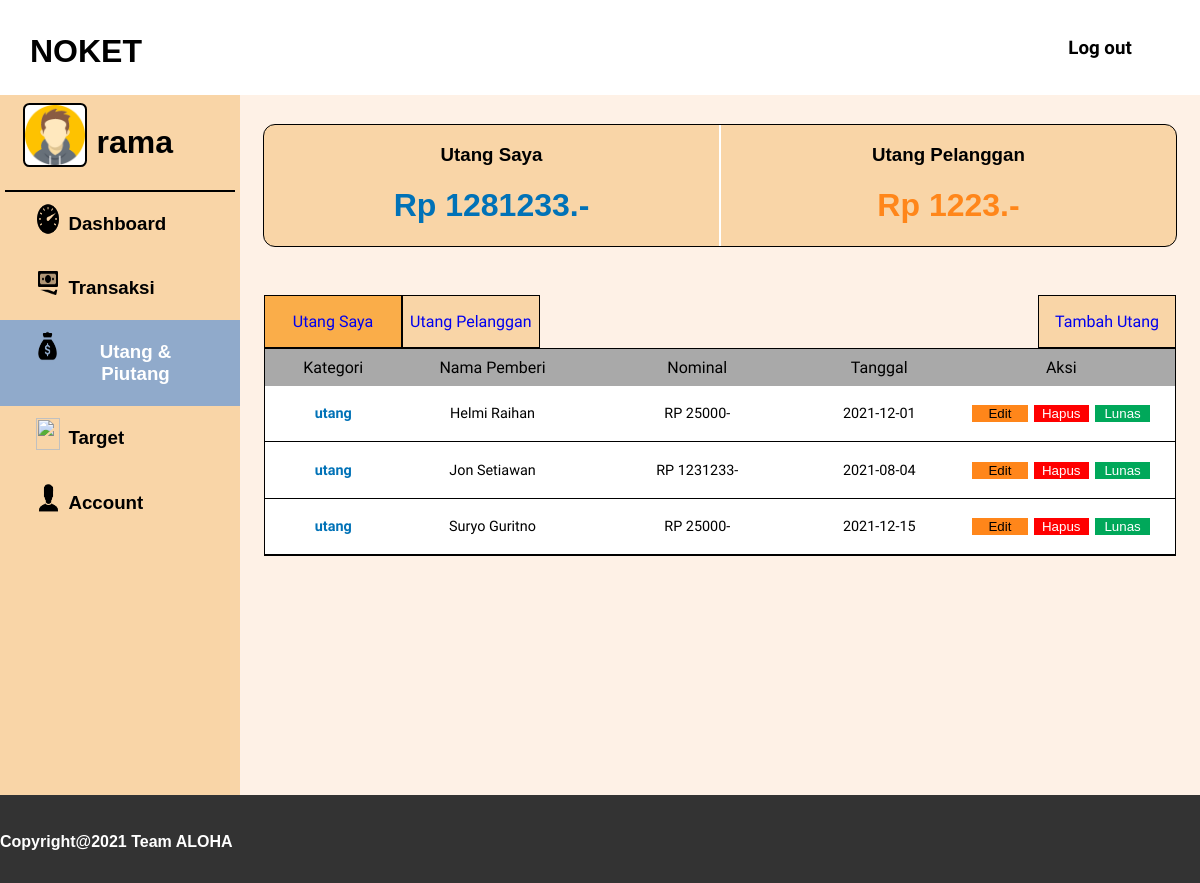
Before: /utang.php (signed in) with the older database file.
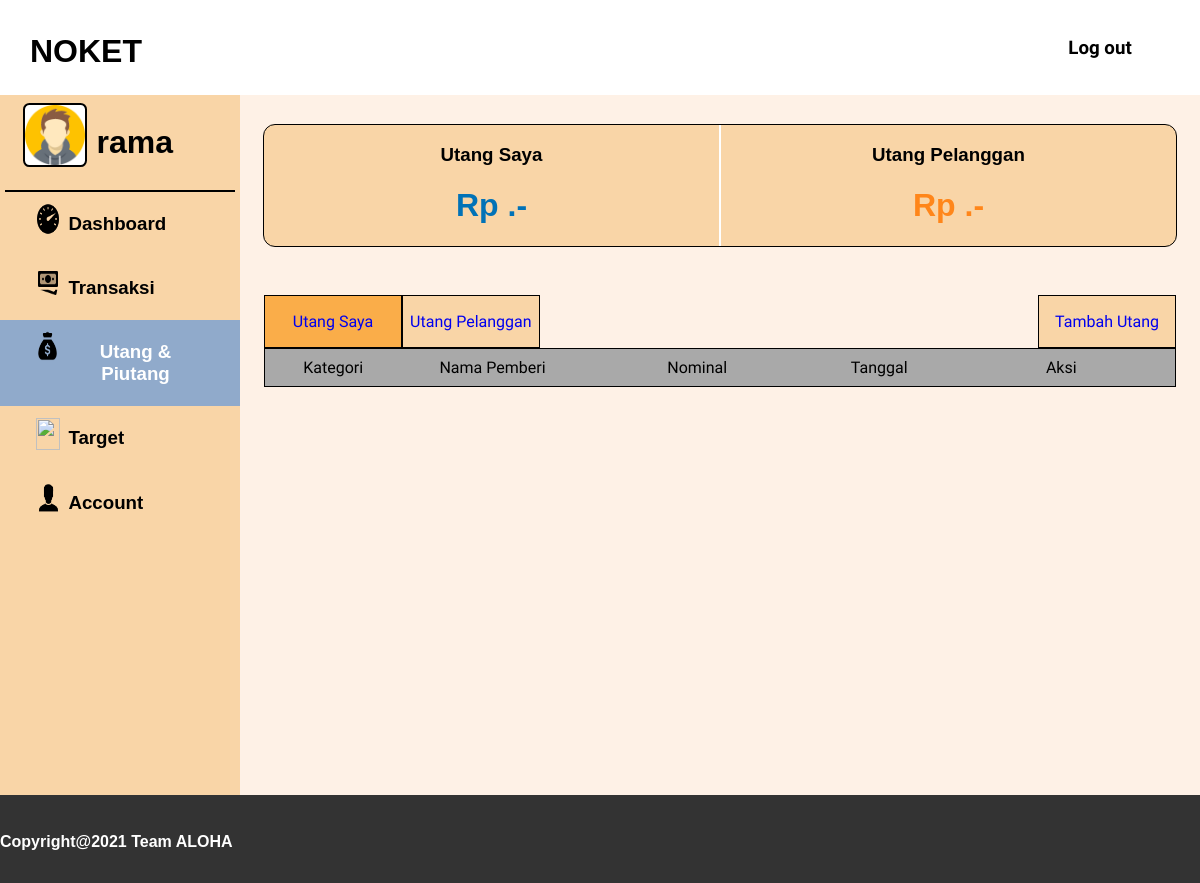
After: the same page with the newer database file.
### tables this page shows
CREATE TABLE `catatanutang` (
  `id` int(255) NOT NULL,
  `jumlah` int(255) NOT NULL,
  `tanggal` date NOT NULL,
  `id_pengguna` int(255) NOT NULL,
  `id_subkategori` int(255) NOT NULL,
  `id_instansi` int(255) NOT NULL
);

CREATE TABLE `subkategori` (
  `id` int(255) NOT NULL,
  `nama` varchar(255) NOT NULL,
  `id_kategori` int(255) NOT NULL
);

CREATE TABLE `instansi` (
  `id` int(255) NOT NULL,
  `nama` text NOT NULL
);

### utang.php (the view, shortened to what this page needs)
<?php
    include 'php/koneksi.php';
    $sql2 = "SELECT cu.id AS id,sk.nama AS kategori, i.nama AS nama , cu.jumlah, cu.tanggal FROM catatanutang cu INNER JOIN subkategori sk ON cu.id_subkategori = sk.id INNER JOIN kategoricatatan kc ON sk.id_kategori = kc.id INNER JOIN instansi i ON cu.id_instansi = i.id WHERE cu.id_pengguna = '$_SESSION[id]' AND sk.id_kategori = 3;" ;
    $result2 = mysqli_query($conn, $sql2);
    $sql3 = "SELECT SUM(ck.jumlah) AS jumlah FROM catatanutang ck INNER JOIN subkategori sk ON ck.id_subkategori = sk.id WHERE sk.id = 3;";
    $result3 = mysqli_query($conn, $sql3);
    $row3 = mysqli_fetch_assoc($result3);
    $sql4 = "SELECT SUM(ck.jumlah) AS jumlah FROM catatanutang ck INNER JOIN subkategori sk ON ck.id_subkategori = sk.id WHERE sk.id = 4;";
    $result4 = mysqli_query($conn, $sql4);
    $row4 = mysqli_fetch_assoc($result4);
?>
<html>
    <head>
        <link rel="stylesheet" href="css/utang.css">
    </head>
    <body>
    <div id="page">
         <div class = "navbar">
            <div class="navbarLogo">
                <h1>NOKET<h1>
            </div>
                <nav>
                        <ul class="navbarMenu">
                            <li><h3><a href="php/logout.php">Log out</a></h3></li>
                        </ul>
                </nav>
        </div>
        <div id="isi-page">
            <div id="sidebar">
                <div class="sidebar-item-profile">
                    <div id="sidebar-image-container">
                        <img src="foto/avatar-icon.png" alt="#" id="sidebar-image-profile">
                        <h1><?php echo $_SESSION['username']; ?></h1>
                    </div>
                </div>
                <a href="mainPage.php" class="sidebar-item-container">
                    <div class="sidebar-item">
                        <div id="sidebar-item-icon">
                            <img src="foto/icons8-dashboard-100.png" alt="" id="sidebar-image">
                        </div>
                        <div class="sidebar-item-text">
                            <h3>Dashboard</h3>
                        </div>
                    </div>
                </a>
                <a href="#" class="sidebar-item-container collapsible">
                    <div class="sidebar-item">
                        <div id="sidebar-item-icon">
                            <img src="foto/icons8-money-96.png" alt="" id="sidebar-image">
                        </div>
                        <div class="sidebar-item-text">
                            <h3>Transaksi</h3>
                        </div>
                    </div>
                </a>
                <a href="#" class="sidebar-item-container collapsible selected">
                    <div class="sidebar-item">
                        <div id="sidebar-item-icon">
                            <img src="foto/icons8-money-bag-90.png" alt="" id="sidebar-image">
                        </div>
                        <div class="sidebar-item-text">
                            <h3>Utang & Piutang</h3>
                        </div>
                    </div>
                </a>
                <a href="#" class="sidebar-item-container">
                    <div class="sidebar-item">
                        <div id="sidebar-item-icon">
                            <img src="foto/icons8-goal-100.png" alt="" id="sidebar-image">
                        </div>
                        <div class="sidebar-item-text">
                            <h3>Target</h3>
                        </div>
                    </div>
            </a>
                <a href="#" class="sidebar-item-container collapsible">
                    <div class="sidebar-item">
                        <div id="sidebar-item-icon">
                            <img src="foto/icons8-account-100.png" alt="" id="sidebar-image">
                        </div>
                        <div class="sidebar-item-text">
                            <h3>Account</h3>
                        </div>
                    </div>
                </a>
            </div>
            <div id="content-card">
                <div id="info-header">
                    <div id="info-header-kiri">
                        <div class="info-header-judul">
                            <h3>Utang Saya</h3>
                        </div>
                        <div class="info-header-isi">
                            <h1 style="color: 0172B7;">Rp <?php echo $row4['jumlah']; ?>.-</h1>
                        </div>
                    </div>
                    <div id="info-header-kanan">
                        <div class="info-header-judul">
                            <h3>Utang Pelanggan</h3>
                        </div>
                        <div class="info-header-isi">
                            <h1 style="color: FF861A;">Rp <?php echo $row3['jumlah']; ?>.-</h1>
                        </div>
                    </div>
                </div>
                <div id="table-atas">
                    <a href="utang.php"  id="table-atas-penjualan">
                        <p>Utang Saya</p>
                    </a>
                    <a href="piutang.php" id="table-atas-pengeluaran">
                        <p>Utang Pelanggan</p>
                    </a>
                    <div id="table-atas-jarak">
                    </div>
                    <a href="tambah-utang.php" id="table-atas-tambah">
                        <p>Tambah Utang</p>
                    </a>
                </div>
                <div id="table-wrapper">
                    <div id="table-scroll">
                        <table id="myTable" cellspacing="0">
                            <thead>
                                <tr>
                                    <th style="width: 15%;">
                                        <p>
                                            Kategori
                                        </p>
                                    </th>
                                    <th style="width: 20%;">
                                        <p>
                                            Nama Pemberi
                                        </p>
                                    </th>
                                    <th style="width: 25%;" onclick="sortTable(0)">
                                        <p>
                                            Nominal
                                        </p>
                                    </th>
                                    <th style="width: 15%;" onclick="sortTable(1)">
                                        <p>
                                            Tanggal
                                        </p>
                                    </th>
                                    <th style="width: 25%;">
                                        <p>
                                            Aksi
                                        </p>
                                    </th>
                                </tr>
                            </thead>
                            <tbody>
                                <?php
                                    while($row2 = mysqli_fetch_assoc($result2)) {
                                        echo "<tr>
                                            <td><p id='table-kategori-pengeluaran' style='font-weight:bold;'>".$row2['kategori']."</p></td>
                                            <td><p>".$row2['nama']."</p></td>
                                            <td><p>RP ".$row2['jumlah']."-</p></td>
                                            <td><p>".$row2['tanggal']."</p></td>
                                            <td style='white-space: nowrap; overflow: auto;'>
                                        <a href='edit-utang.php?id=".$row2['id']."'><button id='tombol-aksi-edit' name='bEdit'>Edit </button></a>
                                        <a href='php/hapus.php?id=".$row2['id']."'><button id='tombol-aksi-hapus' name='bHapus'>Hapus</button></a>
                                        <a href='php/hapus.php?id=".$row2['id']."'><button id='tombol-aksi-lunas' name='bLunas'>Lunas</button></a>
                                    </td>
                                        </tr>";
                                    }
                                ?>
                            </tbody>
                        </table>
                    </div>
                </div>
            </div>
        </div>
       <div id="footer">
            <h4>Copyright@2021 Team ALOHA </h4>
        </div>
    </div>
    </body>
</html>

### css/utang.css (style rules this page uses)
body,head { margin: 0; padding: 0; }
h1,h2,h3,h4 { font-family: 'Work-Sans',sans-serif; }
p,a { font-family: 'Work Sans', sans-serif; }
#isi-page { width: 100%; height: auto; display: flex; flex-wrap: nowrap; }
.navbar { width: 100%; height: auto; }
.navbarLogo { color: black; float: left; text-align: left; margin-top: 1%; margin-left: 30px; }
ol,ul { list-style: none; }
.navbarMenu { font-family: "Work Sans"; float: right; background-color: #FFF; text-align: center; justify-content: center; display: flex; position: relative; }
.navbarMenu li { display:block; width:200px; float:right; margin-left:10px; font-weight: bolder; }
.navbarMenu a { display:block; padding:1%; text-decoration:none; background-color:#fff; color:black; }
#sidebar { width: 20%; min-height: 87.5vh; background-color: F9D5A7; }
.sidebar-item-profile { width: 90%; height: auto; display: flex; margin: auto; text-align: center; padding: 3%; border-bottom: 2px solid black; }
.sidebar-item-container { width: 100%; height: auto; display: block; text-decoration: none; color: black; border: none; }
.sidebar-item { width: 70%; height: auto; display: flex; margin: auto; text-align: center; padding: 1%; }
#sidebar-item-icon { width: 2vw; height: 4vh; display: flex; margin-right: 5%; margin-top: 4%; }
#sidebar-image-profile { width: 10vh; height: 5vw; margin-right: 15%; border: solid 2px black; border-radius: 10%; background-color: white; }
#sidebar-image { width: 100%; height: 100%; margin-top: 10%; }
#sidebar-image-container { width: 30%; height: 20%; display: flex; margin: auto; margin-right: 65%; }
.selected { background-color: #90AACB; color: white; }
#content-card { width: 80%; height: auto; background-color: FEF1E6; }
#info-header { width: 95%; height: auto; margin: auto; margin-top: 3%; border: black solid 1px; border-radius: 1vw; display: flex; background-color: F9D5A7; }
#info-header-kiri { width: 50%; height: auto; text-align: center; border-right: white 1px solid; }
#info-header-kanan { width: 50%; height: auto; text-align: center; border-left: white 1px solid; }
#table-atas { width: 95%; height: auto; display: flex; margin: auto; margin-top: 5%; }
#table-atas-pengeluaran { width: 15%; height: auto; text-align: center; text-decoration: none; background-color: #F9D5A7; border:1px black solid; }
#table-atas-penjualan { width: 15%; height: auto; text-align: center; text-decoration: none; background-color: rgb(250, 173, 73);; border:1px black solid; }
#table-atas-jarak { width: 55%; }
#table-atas-tambah { width: 15%; height: auto; text-align: center; text-decoration: none; background-color: F9D5A7; border:1px black solid; }
#table-wrapper { width: 95%; ; margin: auto; }
#table-scroll { overflow:auto; width: 100%; max-height: 60%; }
#myTable { width: 100%; border: 1px solid black; }
#myTable th { background-color: A9A9A9; text-align: center; vertical-align: middle; padding: 1%; }
#myTable th p { font-weight: 500; }
#footer { width: 100%; height: 10%; line-height: 50px; background: #333; color: #fff; position: absolute; margin: auto; }
#myTable td { text-align: center; padding: 2%; background-color: white; border-bottom: 1px solid black; border-collapse: collapse; }
#myTable td p { font-weight: lighter; font-size: 0.9em; }
#table-kategori-pengeluaran { color: 0172B7; }
#tombol-aksi-edit { margin: auto; width: 30%; height: auto; background-color: FF861A; border: 1px solid white; }
#tombol-aksi-hapus { width: 30%; height: auto; background-color: FF0000; color: white; border: 1px solid white; }
#tombol-aksi-lunas { width: 30%; height: auto; background-color: 00A85A; color: white; border: 1px solid white; }

Changed rows visible on the page:
removed catatanutang: id_subkategori.nama "utang", id_instansi.nama "Helmi Raihan", jumlah "25000", tanggal "2021-12-01"
removed catatanutang: id_subkategori.nama "utang", id_instansi.nama "Jon Setiawan", jumlah "1231233", tanggal "2021-08-04"
removed catatanutang: id_subkategori.nama "utang", id_instansi.nama "Suryo Guritno", jumlah "25000", tanggal "2021-12-15"
Other visible differences:
$row4['jumlah']: "1281233" → (not shown)
$row3['jumlah']: "1223" → (not shown)
